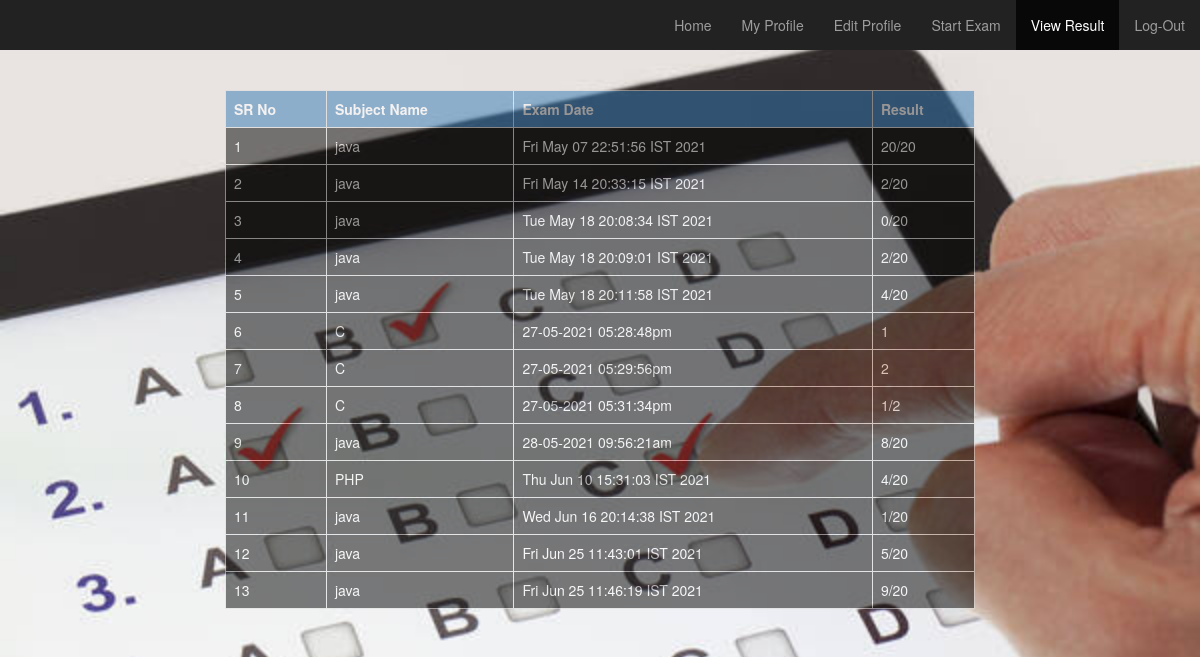
Page /project/user/view_result.php (signed in) on the committed database.
### tables this page shows
CREATE TABLE IF NOT EXISTS `tbl_result` (
  `username` text,
  `sub` text,
  `date` text,
  `result` text
);

### project/user/view_result.php (the view, shortened to what this page needs)
<!DOCTYPE html>
<html>
    <head>
  <link rel="stylesheet" href="https://maxcdn.bootstrapcdn.com/bootstrap/3.4.1/css/bootstrap.min.css">
    </head>
   <body onload="f()" style="background-image:url('bg.jpeg');background-repeat:no-repeat;background-size:cover;" oncontextmenu="return false" oncopy="return false" onpaste="return false">
  <div class="navbar-inverse">
  <div class="collapse navbar-collapse" id="menu">
 <ul class="nav navbar-nav navbar-right">
 <li><a href="user_dashboard.php">Home</a></li>
 <li><a href="my_profile.php">My Profile</a></li>
 <li><a href="edit_profile.php">Edit Profile</a></li>
 <li><a href="start_exam.php">Start Exam</a></li>
 <li class="active"><a href="view_result.php">View Result</a></li>
 <li><a href="logout.php">Log-Out</a></li>
 </ul>
  </div>
  </div>
        <br></br>
  <div class="container">
  <div class="row">
  <div class="col-sm-2"> </div>
  <div class="col-sm-8">
      <table class="table table-bordered" id="tbl">
            <tr class="bg-primary">
           <th>SR No</th>
           <th>Subject Name</th>
           <th>Exam Date</th>
           <th>Result</th>
           </tr>
		    <?php
			$sr=0;
	 require "../makeconnection.php";
	  if(!isset($_SESSION["user"]))
	{
		header("Location:http://localhost/project/login.php");
	}
	else
	{
	$result=$con->query("select * from tbl_result where username='".$_SESSION['user']."'");
	while($row=$result->fetch_assoc())
	{
		$sr++;
	?>
	<tr>
	<td><?php echo $sr; ?></td>
	<td><?php echo $row['sub']; ?></td>
	<td><?php echo $row['date']; ?></td>
	<td><?php echo $row['result']; ?></td>
	</tr>
	<?php
  }
	}
	?>
      </table>
  </div>
   <div class="col-sm-2"> </div>
  </div>
   </div>
</body>
</html>

### project/user/view_result.php (style rules this page uses)
html { font-size:62.5%; }
.table { background-color:black;color:white;opacity:0.5; }

### rows in the picture
tbl_result: sub "java", date "Fri May 07 22:51:56 IST 2021", result "20/20"
tbl_result: sub "java", date "Fri May 14 20:33:15 IST 2021", result "2/20"
tbl_result: sub "java", date "Tue May 18 20:08:34 IST 2021", result "0/20"
tbl_result: sub "java", date "Tue May 18 20:09:01 IST 2021", result "2/20"
tbl_result: sub "java", date "Tue May 18 20:11:58 IST 2021", result "4/20"
tbl_result: sub "C", date "27-05-2021 05:28:48pm", result "1"
tbl_result: sub "C", date "27-05-2021 05:29:56pm", result "2"
tbl_result: sub "C", date "27-05-2021 05:31:34pm", result "1/2"
tbl_result: sub "java", date "28-05-2021 09:56:21am", result "8/20"
tbl_result: sub "PHP", date "Thu Jun 10 15:31:03 IST 2021", result "4/20"
tbl_result: sub "java", date "Wed Jun 16 20:14:38 IST 2021", result "1/20"
tbl_result: sub "java", date "Fri Jun 25 11:43:01 IST 2021", result "5/20"
tbl_result: sub "java", date "Fri Jun 25 11:46:19 IST 2021", result "9/20"
